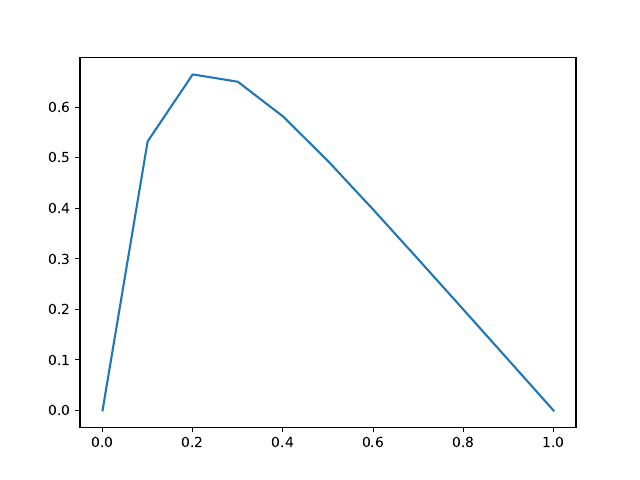

Write the Python code that produced this figure.
import numpy as np
import matplotlib.pyplot as plt


data=np.loadtxt("exact_solution.dat")

x = data[:,0]
y = data[:,1]

plt.plot(x,y)
plt.savefig('plot.pdf')
